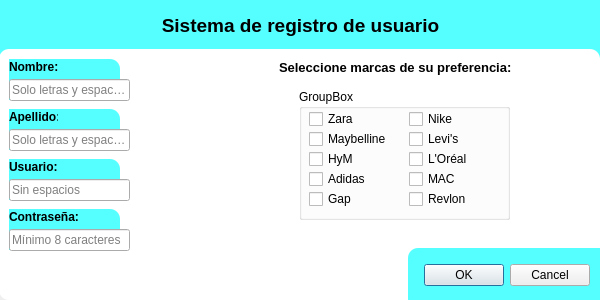
<?xml version="1.0" encoding="UTF-8"?>
<ui version="4.0">
 <class>Registro_Usuario</class>
 <widget class="QDialog" name="Registro_Usuario">
  <property name="geometry">
   <rect>
    <x>0</x>
    <y>0</y>
    <width>600</width>
    <height>300</height>
   </rect>
  </property>
  <property name="windowTitle">
   <string>Dialog</string>
  </property>
  <property name="styleSheet">
   <string notr="true">#Capa0{
	background-color: rgb(85, 255, 255);
}

#Capa1{
	border-radius: 10px;
	background-color: rgb(255, 255, 255);
}

#Capa3{
	border-radius: 10px;
	background-color: rgb(85, 255, 255);
}

#CapaN{
	border-top-right-radius: 10px;
	background-color: rgb(85, 255, 255);
}

#CapaA{
	border-top-right-radius: 10px;
	background-color: rgb(85, 255, 255);
}

#CapaU{
	border-top-right-radius: 10px;
	background-color: rgb(85, 255, 255);
}

#CapaC{
	border-top-right-radius: 10px;
	background-color: rgb(85, 255, 255);
}</string>
  </property>
  <widget class="QWidget" name="Capa0" native="true">
   <property name="geometry">
    <rect>
     <x>0</x>
     <y>0</y>
     <width>601</width>
     <height>91</height>
    </rect>
   </property>
   <widget class="QLabel" name="label">
    <property name="geometry">
     <rect>
      <x>10</x>
      <y>10</y>
      <width>581</width>
      <height>31</height>
     </rect>
    </property>
    <property name="font">
     <font>
      <family>Arial</family>
      <pointsize>14</pointsize>
      <bold>true</bold>
     </font>
    </property>
    <property name="text">
     <string>Sistema de registro de usuario</string>
    </property>
    <property name="alignment">
     <set>Qt::AlignmentFlag::AlignCenter</set>
    </property>
   </widget>
  </widget>
  <widget class="QWidget" name="Capa1" native="true">
   <property name="geometry">
    <rect>
     <x>-1</x>
     <y>49</y>
     <width>601</width>
     <height>251</height>
    </rect>
   </property>
   <widget class="QDialogButtonBox" name="buttonBox">
    <property name="geometry">
     <rect>
      <x>250</x>
      <y>210</y>
      <width>341</width>
      <height>32</height>
     </rect>
    </property>
    <property name="orientation">
     <enum>Qt::Orientation::Horizontal</enum>
    </property>
    <property name="standardButtons">
     <set>QDialogButtonBox::StandardButton::Cancel|QDialogButtonBox::StandardButton::Ok</set>
    </property>
   </widget>
   <widget class="QLineEdit" name="RNombre">
    <property name="geometry">
     <rect>
      <x>10</x>
      <y>30</y>
      <width>121</width>
      <height>22</height>
     </rect>
    </property>
    <property name="maxLength">
     <number>30</number>
    </property>
    <property name="placeholderText">
     <string>Solo letras y espacios</string>
    </property>
   </widget>
   <widget class="QLabel" name="label_2">
    <property name="geometry">
     <rect>
      <x>10</x>
      <y>10</y>
      <width>49</width>
      <height>16</height>
     </rect>
    </property>
    <property name="font">
     <font>
      <family>Arial</family>
      <bold>true</bold>
     </font>
    </property>
    <property name="text">
     <string>Nombre:</string>
    </property>
   </widget>
   <widget class="QLabel" name="label_3">
    <property name="geometry">
     <rect>
      <x>10</x>
      <y>60</y>
      <width>49</width>
      <height>16</height>
     </rect>
    </property>
    <property name="font">
     <font>
      <family>Arial</family>
      <bold>true</bold>
     </font>
    </property>
    <property name="text">
     <string>Apellido:</string>
    </property>
   </widget>
   <widget class="QLineEdit" name="RApellido">
    <property name="geometry">
     <rect>
      <x>10</x>
      <y>80</y>
      <width>121</width>
      <height>22</height>
     </rect>
    </property>
    <property name="maxLength">
     <number>30</number>
    </property>
    <property name="placeholderText">
     <string>Solo letras y espacios</string>
    </property>
   </widget>
   <widget class="QLabel" name="label_4">
    <property name="geometry">
     <rect>
      <x>10</x>
      <y>110</y>
      <width>49</width>
      <height>16</height>
     </rect>
    </property>
    <property name="font">
     <font>
      <family>Arial</family>
      <bold>true</bold>
     </font>
    </property>
    <property name="text">
     <string>Usuario:</string>
    </property>
   </widget>
   <widget class="QLineEdit" name="RUsuario">
    <property name="geometry">
     <rect>
      <x>10</x>
      <y>130</y>
      <width>121</width>
      <height>22</height>
     </rect>
    </property>
    <property name="maxLength">
     <number>30</number>
    </property>
    <property name="placeholderText">
     <string>Sin espacios</string>
    </property>
   </widget>
   <widget class="QLabel" name="label_5">
    <property name="geometry">
     <rect>
      <x>10</x>
      <y>160</y>
      <width>71</width>
      <height>16</height>
     </rect>
    </property>
    <property name="font">
     <font>
      <family>Arial</family>
      <bold>true</bold>
     </font>
    </property>
    <property name="text">
     <string>Contraseña:</string>
    </property>
   </widget>
   <widget class="QLineEdit" name="RContras">
    <property name="geometry">
     <rect>
      <x>10</x>
      <y>180</y>
      <width>121</width>
      <height>22</height>
     </rect>
    </property>
    <property name="maxLength">
     <number>30</number>
    </property>
    <property name="echoMode">
     <enum>QLineEdit::EchoMode::Password</enum>
    </property>
    <property name="placeholderText">
     <string>Mínimo 8 caracteres</string>
    </property>
   </widget>
   <widget class="QLabel" name="label_6">
    <property name="geometry">
     <rect>
      <x>280</x>
      <y>10</y>
      <width>271</width>
      <height>16</height>
     </rect>
    </property>
    <property name="font">
     <font>
      <family>Arial</family>
      <pointsize>10</pointsize>
      <bold>true</bold>
     </font>
    </property>
    <property name="text">
     <string>Seleccione marcas de su preferencia:</string>
    </property>
   </widget>
   <widget class="QWidget" name="Capa3" native="true">
    <property name="geometry">
     <rect>
      <x>409</x>
      <y>199</y>
      <width>211</width>
      <height>61</height>
     </rect>
    </property>
   </widget>
   <widget class="QWidget" name="CapaN" native="true">
    <property name="geometry">
     <rect>
      <x>10</x>
      <y>10</y>
      <width>111</width>
      <height>41</height>
     </rect>
    </property>
   </widget>
   <widget class="QWidget" name="CapaA" native="true">
    <property name="geometry">
     <rect>
      <x>10</x>
      <y>60</y>
      <width>111</width>
      <height>41</height>
     </rect>
    </property>
   </widget>
   <widget class="QWidget" name="CapaU" native="true">
    <property name="geometry">
     <rect>
      <x>10</x>
      <y>110</y>
      <width>111</width>
      <height>41</height>
     </rect>
    </property>
   </widget>
   <widget class="QWidget" name="CapaC" native="true">
    <property name="geometry">
     <rect>
      <x>10</x>
      <y>160</y>
      <width>111</width>
      <height>41</height>
     </rect>
    </property>
   </widget>
   <widget class="QGroupBox" name="brandsGroup">
    <property name="geometry">
     <rect>
      <x>300</x>
      <y>40</y>
      <width>211</width>
      <height>131</height>
     </rect>
    </property>
    <property name="title">
     <string>GroupBox</string>
    </property>
    <widget class="QCheckBox" name="checkBox">
     <property name="geometry">
      <rect>
       <x>10</x>
       <y>20</y>
       <width>101</width>
       <height>20</height>
      </rect>
     </property>
     <property name="text">
      <string>Zara</string>
     </property>
    </widget>
    <widget class="QCheckBox" name="checkBox_3">
     <property name="geometry">
      <rect>
       <x>10</x>
       <y>40</y>
       <width>91</width>
       <height>20</height>
      </rect>
     </property>
     <property name="text">
      <string>Maybelline</string>
     </property>
    </widget>
    <widget class="QCheckBox" name="checkBox_5">
     <property name="geometry">
      <rect>
       <x>10</x>
       <y>60</y>
       <width>121</width>
       <height>20</height>
      </rect>
     </property>
     <property name="text">
      <string>HyM</string>
     </property>
    </widget>
    <widget class="QCheckBox" name="checkBox_7">
     <property name="geometry">
      <rect>
       <x>10</x>
       <y>80</y>
       <width>76</width>
       <height>20</height>
      </rect>
     </property>
     <property name="text">
      <string>Adidas</string>
     </property>
    </widget>
    <widget class="QCheckBox" name="checkBox_8">
     <property name="geometry">
      <rect>
       <x>10</x>
       <y>100</y>
       <width>76</width>
       <height>20</height>
      </rect>
     </property>
     <property name="text">
      <string>Gap</string>
     </property>
    </widget>
    <widget class="QCheckBox" name="checkBox_2">
     <property name="geometry">
      <rect>
       <x>110</x>
       <y>20</y>
       <width>111</width>
       <height>20</height>
      </rect>
     </property>
     <property name="text">
      <string>Nike</string>
     </property>
    </widget>
    <widget class="QCheckBox" name="checkBox_4">
     <property name="geometry">
      <rect>
       <x>110</x>
       <y>40</y>
       <width>76</width>
       <height>20</height>
      </rect>
     </property>
     <property name="text">
      <string>Levi's</string>
     </property>
    </widget>
    <widget class="QCheckBox" name="checkBox_6">
     <property name="geometry">
      <rect>
       <x>110</x>
       <y>60</y>
       <width>141</width>
       <height>20</height>
      </rect>
     </property>
     <property name="text">
      <string>L'Oréal</string>
     </property>
    </widget>
    <widget class="QCheckBox" name="checkBox_9">
     <property name="geometry">
      <rect>
       <x>110</x>
       <y>80</y>
       <width>76</width>
       <height>20</height>
      </rect>
     </property>
     <property name="text">
      <string>MAC</string>
     </property>
    </widget>
    <widget class="QCheckBox" name="checkBox_10">
     <property name="geometry">
      <rect>
       <x>110</x>
       <y>100</y>
       <width>76</width>
       <height>20</height>
      </rect>
     </property>
     <property name="text">
      <string>Revlon</string>
     </property>
    </widget>
   </widget>
   <zorder>label_6</zorder>
   <zorder>Capa3</zorder>
   <zorder>buttonBox</zorder>
   <zorder>CapaN</zorder>
   <zorder>CapaA</zorder>
   <zorder>CapaU</zorder>
   <zorder>CapaC</zorder>
   <zorder>label_2</zorder>
   <zorder>label_3</zorder>
   <zorder>label_4</zorder>
   <zorder>label_5</zorder>
   <zorder>RNombre</zorder>
   <zorder>RApellido</zorder>
   <zorder>RUsuario</zorder>
   <zorder>RContras</zorder>
   <zorder>brandsGroup</zorder>
  </widget>
 </widget>
 <resources/>
 <connections>
  <connection>
   <sender>buttonBox</sender>
   <signal>accepted()</signal>
   <receiver>Registro_Usuario</receiver>
   <slot>accept()</slot>
   <hints>
    <hint type="sourcelabel">
     <x>248</x>
     <y>254</y>
    </hint>
    <hint type="destinationlabel">
     <x>157</x>
     <y>274</y>
    </hint>
   </hints>
  </connection>
  <connection>
   <sender>buttonBox</sender>
   <signal>rejected()</signal>
   <receiver>Registro_Usuario</receiver>
   <slot>reject()</slot>
   <hints>
    <hint type="sourcelabel">
     <x>316</x>
     <y>260</y>
    </hint>
    <hint type="destinationlabel">
     <x>286</x>
     <y>274</y>
    </hint>
   </hints>
  </connection>
 </connections>
</ui>
